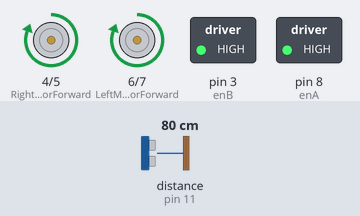
A sketch run on a simulated Arduino Uno, built with avr-gcc and run on an emulated ATmega328P. On the bench: motor-driver pin pairs drawn as motors (green arrow = first pin HIGH = forward, orange = second pin HIGH = backward, longer = more drive), switched loads named in the sketch (green lamp = pin HIGH). Wiring (inferred from the names in the program): ultrasonic range finder: trigger pin 12; echo pin 11. The test bench sets the inputs (shaded band); at power-on: distance to the obstacle (sensor on pin 11) 80 cm. The echo pulse lasts 58.3 µs per cm; random numbers use the default seed unless the sketch sets one; pins used as bus, display or sensor lines are not drawn.

Above: at 1.2 s.
1.3 s: distance to the obstacle (sensor on pin 11) set to 34 cm
2.8 s: distance to the obstacle (sensor on pin 11) set to 28 cm
At 3.5 s:
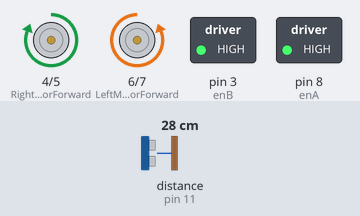
5.8 s: distance to the obstacle (sensor on pin 11) set to 35 cm
7.3 s: distance to the obstacle (sensor on pin 11) set to 2 cm
At 10.62 s:
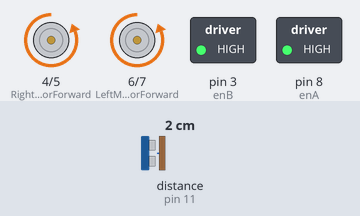
Timing chart, 0 to 11.3 s (numbered marks = the images above; inputs shaded):
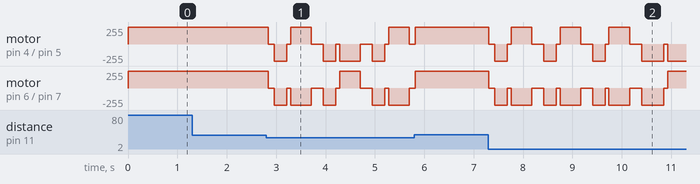

The sketch:

arduino_obstacle_car.ino
```cpp
// 4WD robot (two motor channels) + HC-SR04 obstacle avoidance
// Extra behavior: tries to avoid getting stuck turning in the same pattern ("anti-loop").
//Psarros Filippos mscdrones80966106

// -------------------- Pin mapping (Arduino -> L298N) --------------------
// Left side (one H-bridge direction inputs)
const int LeftMotorForward  = 6;
const int LeftMotorBackward = 7;

// Right side (one H-bridge direction inputs)
const int RightMotorForward  = 4;
const int RightMotorBackward = 5;

// Enable pins for the two H-bridges (kept HIGH = full speed ON)
const int enA = 8;
const int enB = 3;

// -------------------- Ultrasonic sensor pins --------------------
//TRIG is on 12 and ECHO is on 11
#define trig_pin 12
#define echo_pin 11

// -------------------- Distance thresholds --------------------
// If distance <= DIST_LIMIT_CM -> obstacle detected -> avoidance maneuver
#define DIST_LIMIT_CM 30

// Hysteresis threshold: once we are "clear", we reset burst counter.
#define CLEAR_LIMIT_CM 30

// -------------------- Base timings --------------------
int backMsBase = 250;   // how long we reverse when we see an obstacle
int turnMsBase = 420;   // how long we rotate to turn left/right

// -------------------- Anti-loop state --------------------
// turnHist stores the last turns as bits (1 = Right, 0 = Left). Example: 101100...
uint8_t turnHist = 0;

// histLen shows how many turns are currently stored (up to 8)
uint8_t histLen = 0;

// Used to detect "bursts" of repeated obstacles (robot might be stuck in a tight area)
unsigned long lastObstacleMs = 0;
int obstacleBurst = 0;

void setup() {
  // Motor direction pins
  pinMode(LeftMotorForward, OUTPUT);
  pinMode(LeftMotorBackward, OUTPUT);
  pinMode(RightMotorForward, OUTPUT);
  pinMode(RightMotorBackward, OUTPUT);

  // Motor enable pins
  pinMode(enA, OUTPUT);
  pinMode(enB, OUTPUT);

  // Ultrasonic pins
  pinMode(trig_pin, OUTPUT);
  pinMode(echo_pin, INPUT);

  // Keep both motor channels enabled (full ON)
  digitalWrite(enA, HIGH);
  digitalWrite(enB, HIGH);

  // Seed randomness (A0 left floating helps randomness)
  randomSeed(analogRead(A0));

  // Start safely with motors stopped
  moveStop();
}

void loop() {
  // Read current distance in centimeters
  int d = readDistanceCm();

  // Simple hysteresis idea:
  // when we are clearly far from obstacles, reset the "burst" counter.
  if (d > CLEAR_LIMIT_CM) {
    obstacleBurst = 0;
  }

  // Decision: obstacle or free path
  if (d <= DIST_LIMIT_CM) {
    handleObstacle();
  } else {
    moveForward();
  }

  // Small delay to keep loop stable and reduce sensor spamming
  delay(40);
}

void handleObstacle() {
  unsigned long now = millis();

  // Detect if obstacles are happening repeatedly within a short time window
  // (this usually means the robot is trapped between objects or oscillating).
  if (now - lastObstacleMs < 1500) {
    obstacleBurst++;
  } else {
    obstacleBurst = 1;
  }
  lastObstacleMs = now;

  // Determine if we are likely stuck in a loop:
  // pattern of turns strongly biased one way (isLooping())
  // or many obstacles close together (obstacleBurst)
  bool looping = isLooping() || (obstacleBurst >= 4);

  // If stuck, increase maneuver strength (reverse longer + turn longer)
  int backMs = backMsBase + (looping ? 200 : 0);
  int turnMs = turnMsBase + (looping ? 250 : 0);

  // Basic avoidance sequence: stop -> reverse -> stop
  moveStop();
  delay(120);

  moveBackward();
  delay(backMs);

  moveStop();
  delay(80);

  // Choose turn direction:
  // - Normal case: random left/right
  // - Looping case: bias away from the most frequent recent turn direction
  bool goRight;
  if (!looping) {
    goRight = (random(0, 2) == 1);  // 0 or 1
  } else {
    // countRights() tells how many of the stored turns were to the right.
    // If we've been turning right a lot, go left; if not, go right.
    goRight = (countRights() <= 4);
  }

  // Store the decision in the history
  pushTurn(goRight);

  // Execute the turn (spin in place)
  if (goRight) {
    turnRight(turnMs);
  } else {
    turnLeft(turnMs);
  }

  // Stop briefly after turning to avoid instant re-triggering
  moveStop();
  delay(80);
}

bool isLooping() {
  // Need enough history before calling it a pattern
  if (histLen < 8) return false;

  int rights = countRights();

  // If most of the last 8 turns were the same direction,
  // it's a strong hint the robot is cycling.
  return (rights >= 6 || rights <= 2);
}

int countRights() {
  int c = 0;

  // Count how many bits (among histLen) are 1
  for (int i = 0; i < histLen; i++) {
    if (turnHist & (1 << i)) c++;
  }
  return c;
}

void pushTurn(bool right) {
  // Increase history length until it reaches 8 entries
  if (histLen < 8) histLen++;

  // Shift left to make room for the newest decision
  turnHist = (turnHist << 1) & 0xFF;

  // Put the newest turn in the least significant bit
  if (right) turnHist |= 1;
}

int readDistanceCm() {
  // Send a short trigger pulse (HC-SR04 standard procedure)
  digitalWrite(trig_pin, LOW);
  delayMicroseconds(2);

  digitalWrite(trig_pin, HIGH);
  delayMicroseconds(10);

  digitalWrite(trig_pin, LOW);

  // Measure the echo pulse width (timeout ~25ms)
  // If timeout happens, duration==0, meaning "no echo"
  unsigned long duration = pulseIn(echo_pin, HIGH, 25000UL);

  // Treat "no echo" as far away
  if (duration == 0) return 250;

  // Convert microseconds to cm (speed of sound ~0.0343 cm/us, divide by 2 for round trip)
  return (int)(duration * 0.0343 / 2.0);
}

void moveStop() {
  // Disable both directions on both sides
  digitalWrite(LeftMotorForward, LOW);
  digitalWrite(LeftMotorBackward, LOW);
  digitalWrite(RightMotorForward, LOW);
  digitalWrite(RightMotorBackward, LOW);
}

void moveForward() {
  // Both sides forward
  digitalWrite(LeftMotorForward, HIGH);
  digitalWrite(LeftMotorBackward, LOW);

  digitalWrite(RightMotorForward, HIGH);
  digitalWrite(RightMotorBackward, LOW);
}

void moveBackward() {
  // Both sides backward
  digitalWrite(LeftMotorForward, LOW);
  digitalWrite(LeftMotorBackward, HIGH);

  digitalWrite(RightMotorForward, LOW);
  digitalWrite(RightMotorBackward, HIGH);
}

void turnLeft(int ms) {
  // Spin left: left side backward, right side forward
  digitalWrite(LeftMotorForward, LOW);
  digitalWrite(LeftMotorBackward, HIGH);

  digitalWrite(RightMotorForward, HIGH);
  digitalWrite(RightMotorBackward, LOW);

  delay(ms);
}

void turnRight(int ms) {
  // Spin right: left side forward, right side backward
  digitalWrite(LeftMotorForward, HIGH);
  digitalWrite(LeftMotorBackward, LOW);

  digitalWrite(RightMotorForward, LOW);
  digitalWrite(RightMotorBackward, HIGH);

  delay(ms);
}
```

Measured:
- the behaviour switches between 31 and 30 cm on distance to the obstacle (sensor on pin 11) (found by bisection; images 0 and 1)
- after the input at 1.3 s, every drawn part: stays the same
